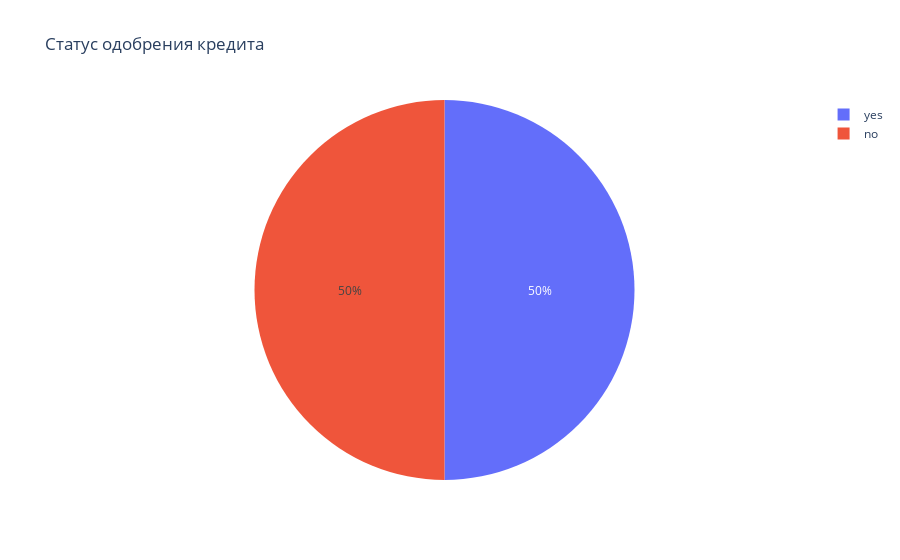

Write notebook code for a chart like this one.
### Markdown cell above
Теперь давайте посмотрим на распределение столбца статуса кредита

### Code cell
import plotly.express as px

loan_status_count = df_cleaned['Loan_Status'].value_counts()
fig_loan_status = px.pie(loan_status_count, 
                         names=loan_status_count.index, 
                         title='Статус одобрения кредита')
fig_loan_status.show()

### Figure 1 — Plotly figure (JSON) as saved in the notebook; plotly's stock layout.template omitted (floating-point values rounded to 4 significant figures)
{"data": [{"domain": {"x": [0, 1], "y": [0, 1]}, "hovertemplate": "Loan_Status=%{label}<extra></extra>", "labels": ["yes", "no"], "legendgroup": "", "name": "", "showlegend": true, "type": "pie"}], "layout": {"legend": {"tracegroupgap": 0}, "title": {"text": "Статус одобрения кредита"}}}
